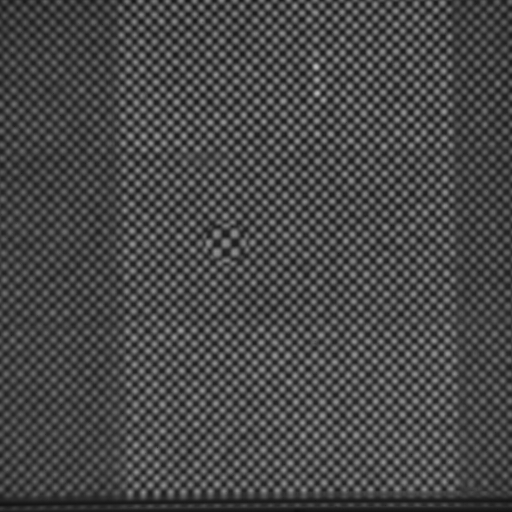
#> input picture examples/example_images/sessile_drop.png, 1024 x 1024 px, found by its file name (shown at 1/2 size)
$ python sessile_drop.py
#> lines starting #> are read from the running program, lines starting #| are printed output that depends on the picture
### pydata/image.py
from scipy.signal.windows import tukey
import matplotlib.pyplot as plt
from tkinter import filedialog
from pydata.roi import ROI
import numpy as np
import cv2
from matplotlib.widgets import Slider, Button
import warnings


class Image:
    def __init__(self, image_path=None, roi=None, edge_configurations=None):
#> called with image_path = 'examples/static_images/sessile_drop.png', roi = -1
        self._path = image_path if image_path else filedialog.askopenfilename(title="Seleccionar imagen")
        self._original = self._read_image()
        self._roi = ROI(self, roi)  # TODO: tal vez que si tipo roi=-1 o algo así automáticamente se abra la selección. Pasar ROIs a parte de (x, y, w, h).
        if roi == -1:
            self.select_roi()
        self._processed = self.cropped()  # TODO: No me convence tener dos veces guardada la imagen, pero no se me ocurre otra forma de acumular las trasnformaciones.

        self.edge_configurations = edge_configurations or {
            'N': 11,
            'H': 5,
            'low_mask': 20,
            'high_mask': 255,
            'param1': 40,
            'param2': 20,
            'minRadius': 190,
            'maxRadius': 210
        }

    def _read_image(self):  # TODO: tal vez conviene que eto sea staticmethod y que se pueda usar fuera también.
        if self._path is not None:
            flag = cv2.IMREAD_UNCHANGED
            image = cv2.imread(self._path, flag)  # TODO: falla si hay tildes en el path.
#> image is the input picture: shape (1024, 1024); min 0, max 200, mean 71.3
            return image
        else:
            raise ValueError("Image path is not valid.")

    @property
    def roi(self):
        return self._roi

    # [7 lines left out: function roi, not called in this run]

    @property
    def path(self):
        return self._path

    # [5 lines left out: function path, not called in this run]

    @property
    def original(self):
        return self._original

    # [5 lines left out: function original, not called in this run]

    @property
    def processed(self):
        return self._processed

    def reset_changes(self):
        self._processed = self.cropped()

    def select_roi(self, squared=True):
        self.roi = self.roi.update(self._original)
        if squared:
            self.roi = self.roi.squared()
        return self.roi.rect

    # [88 lines left out: functions cropped, rotated, windowed, blurred, masked, add_gaussian_noise and 5 more, not called in this run]

    def edges(self):
        return cv2.Canny(self.make_blurred_mask(), 100, 200)

    # [116 lines left out: functions get_circle_centers, center_toroid, show, not called in this run]

### pydata/roi.py
import cv2


class ROI:
    def __init__(self, image, rect):
#> called with rect = -1
        self.image_shape = image.original.shape
#> self.image_shape = (1024, 1024)
        self._rect = None  # TODO: tal vez más "clean" tener funión que switchee llamada acá y por el setter.
        self.rect = rect

    def __getitem__(self, item):
        return self._rect[item]

    @property
    def rect(self):
        return self._rect

    @rect.setter
    def rect(self, new_roi):
#> called with new_roi = -1
        if isinstance(new_roi, ROI):
            self._rect = new_roi.rect  # TODO: tal vez cambiar el nombre del argumento.
        elif isinstance(new_roi, tuple):
            self._rect = new_roi  # TODO: hay que asegurarse que sean tuplas y no listas, sino problemas al copiar.
        else:
            self._rect = self.null_roi()
#> self._rect = (0, 0, 1024, 1024)

    def null_roi(self):
        return (0, 0, *self.image_shape)

    def local_to_absolute(self, local_coordinates):
        return [local_coordinates[0] + self._rect[0], local_coordinates[1] + self._rect[1]]

    # [17 lines left out: functions update_roi_center, new_roi_from_center, new_roi_from_corner, not called in this run]

    def get_center(self):
        return [self._rect[0] + self._rect[2] // 2, self._rect[1] + self._rect[3] // 2]

    # [15 lines left out: functions expanded, squared, not called in this run]

    def scaled(self, image, window_name="Select ROI", width=500, height=500):
#> called with window_name = 'Select ROI', width = 500, height = 500
        height_original, width_original = image.shape[:2]
#> height_original = 1024; width_original = 1024
        img_scaled = cv2.resize(image, (width, height))
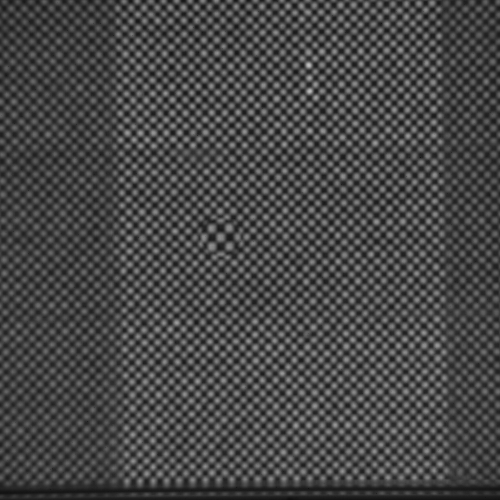
#> img_scaled: shape (500, 500); min 13, max 191, mean 71.2

#> (the run stopped early here; a loop or call above may not have finished)
